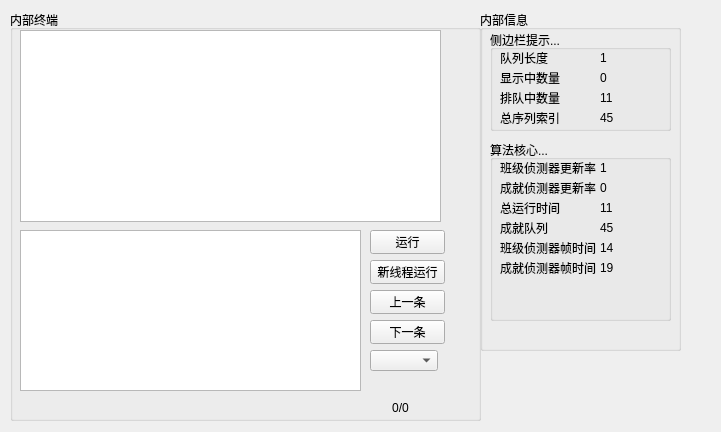
<?xml version="1.0" encoding="UTF-8"?>
<ui version="4.0">
 <class>Form</class>
 <widget class="QWidget" name="Form">
  <property name="geometry">
   <rect>
    <x>0</x>
    <y>0</y>
    <width>721</width>
    <height>432</height>
   </rect>
  </property>
  <property name="windowTitle">
   <string>调试菜单</string>
  </property>
  <widget class="QGroupBox" name="groupBox">
   <property name="geometry">
    <rect>
     <x>10</x>
     <y>10</y>
     <width>471</width>
     <height>411</height>
    </rect>
   </property>
   <property name="title">
    <string>内部终端</string>
   </property>
   <widget class="QTextBrowser" name="textBrowser">
    <property name="geometry">
     <rect>
      <x>10</x>
      <y>20</y>
      <width>421</width>
      <height>192</height>
     </rect>
    </property>
   </widget>
   <widget class="QPushButton" name="pushButton">
    <property name="geometry">
     <rect>
      <x>360</x>
      <y>220</y>
      <width>75</width>
      <height>24</height>
     </rect>
    </property>
    <property name="text">
     <string>运行</string>
    </property>
   </widget>
   <widget class="QTextEdit" name="textEdit">
    <property name="geometry">
     <rect>
      <x>10</x>
      <y>220</y>
      <width>341</width>
      <height>161</height>
     </rect>
    </property>
   </widget>
   <widget class="QPushButton" name="pushButton_2">
    <property name="geometry">
     <rect>
      <x>360</x>
      <y>280</y>
      <width>75</width>
      <height>24</height>
     </rect>
    </property>
    <property name="text">
     <string>上一条</string>
    </property>
   </widget>
   <widget class="QPushButton" name="pushButton_3">
    <property name="geometry">
     <rect>
      <x>360</x>
      <y>310</y>
      <width>75</width>
      <height>24</height>
     </rect>
    </property>
    <property name="text">
     <string>下一条</string>
    </property>
   </widget>
   <widget class="QLabel" name="label_9">
    <property name="geometry">
     <rect>
      <x>350</x>
      <y>390</y>
      <width>81</width>
      <height>16</height>
     </rect>
    </property>
    <property name="text">
     <string>0/0</string>
    </property>
    <property name="alignment">
     <set>Qt::AlignCenter</set>
    </property>
   </widget>
   <widget class="QPushButton" name="pushButton_4">
    <property name="geometry">
     <rect>
      <x>360</x>
      <y>250</y>
      <width>75</width>
      <height>24</height>
     </rect>
    </property>
    <property name="text">
     <string>新线程运行</string>
    </property>
   </widget>
   <widget class="QComboBox" name="comboBox">
    <property name="geometry">
     <rect>
      <x>360</x>
      <y>340</y>
      <width>68</width>
      <height>21</height>
     </rect>
    </property>
    <property name="currentText">
     <string/>
    </property>
    <property name="sizeAdjustPolicy">
     <enum>QComboBox::AdjustToMinimumContentsLengthWithIcon</enum>
    </property>
   </widget>
  </widget>
  <widget class="QGroupBox" name="groupBox_2">
   <property name="geometry">
    <rect>
     <x>480</x>
     <y>10</y>
     <width>201</width>
     <height>341</height>
    </rect>
   </property>
   <property name="title">
    <string>内部信息</string>
   </property>
   <widget class="QGroupBox" name="groupBox_3">
    <property name="geometry">
     <rect>
      <x>10</x>
      <y>20</y>
      <width>181</width>
      <height>101</height>
     </rect>
    </property>
    <property name="title">
     <string>侧边栏提示...</string>
    </property>
    <widget class="QLabel" name="label">
     <property name="geometry">
      <rect>
       <x>10</x>
       <y>20</y>
       <width>61</width>
       <height>16</height>
      </rect>
     </property>
     <property name="text">
      <string>队列长度</string>
     </property>
    </widget>
    <widget class="QLabel" name="label_2">
     <property name="geometry">
      <rect>
       <x>10</x>
       <y>40</y>
       <width>61</width>
       <height>16</height>
      </rect>
     </property>
     <property name="text">
      <string>显示中数量</string>
     </property>
    </widget>
    <widget class="QLabel" name="label_3">
     <property name="geometry">
      <rect>
       <x>10</x>
       <y>60</y>
       <width>61</width>
       <height>16</height>
      </rect>
     </property>
     <property name="text">
      <string>排队中数量</string>
     </property>
    </widget>
    <widget class="QLabel" name="label_4">
     <property name="geometry">
      <rect>
       <x>10</x>
       <y>80</y>
       <width>61</width>
       <height>16</height>
      </rect>
     </property>
     <property name="text">
      <string>总序列索引</string>
     </property>
    </widget>
    <widget class="QLabel" name="label_5">
     <property name="geometry">
      <rect>
       <x>110</x>
       <y>20</y>
       <width>54</width>
       <height>16</height>
      </rect>
     </property>
     <property name="text">
      <string>1</string>
     </property>
    </widget>
    <widget class="QLabel" name="label_6">
     <property name="geometry">
      <rect>
       <x>110</x>
       <y>40</y>
       <width>61</width>
       <height>16</height>
      </rect>
     </property>
     <property name="text">
      <string>0</string>
     </property>
    </widget>
    <widget class="QLabel" name="label_7">
     <property name="geometry">
      <rect>
       <x>110</x>
       <y>60</y>
       <width>61</width>
       <height>16</height>
      </rect>
     </property>
     <property name="text">
      <string>11</string>
     </property>
    </widget>
    <widget class="QLabel" name="label_8">
     <property name="geometry">
      <rect>
       <x>110</x>
       <y>80</y>
       <width>61</width>
       <height>16</height>
      </rect>
     </property>
     <property name="text">
      <string>45</string>
     </property>
    </widget>
   </widget>
   <widget class="QGroupBox" name="groupBox_4">
    <property name="geometry">
     <rect>
      <x>10</x>
      <y>130</y>
      <width>181</width>
      <height>181</height>
     </rect>
    </property>
    <property name="title">
     <string>算法核心...</string>
    </property>
    <widget class="QLabel" name="label_17">
     <property name="geometry">
      <rect>
       <x>10</x>
       <y>20</y>
       <width>101</width>
       <height>16</height>
      </rect>
     </property>
     <property name="text">
      <string>班级侦测器更新率</string>
     </property>
    </widget>
    <widget class="QLabel" name="label_18">
     <property name="geometry">
      <rect>
       <x>10</x>
       <y>40</y>
       <width>101</width>
       <height>16</height>
      </rect>
     </property>
     <property name="text">
      <string>成就侦测器更新率</string>
     </property>
    </widget>
    <widget class="QLabel" name="label_19">
     <property name="geometry">
      <rect>
       <x>10</x>
       <y>60</y>
       <width>101</width>
       <height>16</height>
      </rect>
     </property>
     <property name="text">
      <string>总运行时间</string>
     </property>
    </widget>
    <widget class="QLabel" name="label_20">
     <property name="geometry">
      <rect>
       <x>10</x>
       <y>80</y>
       <width>61</width>
       <height>16</height>
      </rect>
     </property>
     <property name="text">
      <string>成就队列</string>
     </property>
    </widget>
    <widget class="QLabel" name="label_21">
     <property name="geometry">
      <rect>
       <x>110</x>
       <y>20</y>
       <width>54</width>
       <height>16</height>
      </rect>
     </property>
     <property name="text">
      <string>1</string>
     </property>
    </widget>
    <widget class="QLabel" name="label_22">
     <property name="geometry">
      <rect>
       <x>110</x>
       <y>40</y>
       <width>61</width>
       <height>16</height>
      </rect>
     </property>
     <property name="text">
      <string>0</string>
     </property>
    </widget>
    <widget class="QLabel" name="label_23">
     <property name="geometry">
      <rect>
       <x>110</x>
       <y>60</y>
       <width>61</width>
       <height>16</height>
      </rect>
     </property>
     <property name="text">
      <string>11</string>
     </property>
    </widget>
    <widget class="QLabel" name="label_24">
     <property name="geometry">
      <rect>
       <x>110</x>
       <y>80</y>
       <width>61</width>
       <height>16</height>
      </rect>
     </property>
     <property name="text">
      <string>45</string>
     </property>
    </widget>
    <widget class="QLabel" name="label_25">
     <property name="geometry">
      <rect>
       <x>10</x>
       <y>100</y>
       <width>101</width>
       <height>16</height>
      </rect>
     </property>
     <property name="text">
      <string>班级侦测器帧时间</string>
     </property>
    </widget>
    <widget class="QLabel" name="label_26">
     <property name="geometry">
      <rect>
       <x>10</x>
       <y>120</y>
       <width>101</width>
       <height>16</height>
      </rect>
     </property>
     <property name="text">
      <string>成就侦测器帧时间</string>
     </property>
    </widget>
    <widget class="QLabel" name="label_27">
     <property name="geometry">
      <rect>
       <x>110</x>
       <y>100</y>
       <width>54</width>
       <height>16</height>
      </rect>
     </property>
     <property name="text">
      <string>14</string>
     </property>
    </widget>
    <widget class="QLabel" name="label_28">
     <property name="geometry">
      <rect>
       <x>110</x>
       <y>120</y>
       <width>54</width>
       <height>16</height>
      </rect>
     </property>
     <property name="text">
      <string>19</string>
     </property>
    </widget>
   </widget>
  </widget>
 </widget>
 <resources/>
 <connections/>
</ui>
